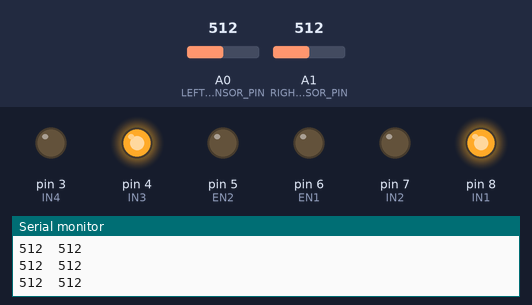
A sketch run on a simulated Arduino Uno, built with avr-gcc and run on an emulated ATmega328P. Parts: output pins drawn as LEDs (lit = HIGH), the last lines printed to the serial monitor. Inputs (shaded band) come from the test bench; at power-on: A0 (LEFT_SENSOR_PIN) = 512, A1 (RIGHT_SENSOR_PIN) = 512.

Above: at 1.2 s.
1.3 s: A0 (LEFT_SENSOR_PIN) set to 111
2.8 s: A0 (LEFT_SENSOR_PIN) set to 95
At 3.8 s:
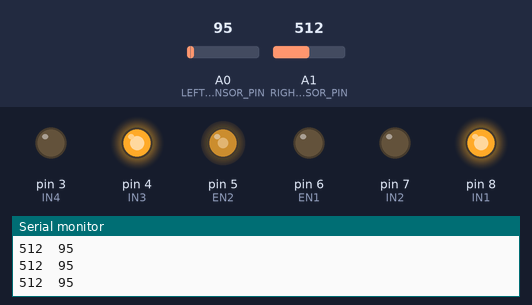
4.3 s: A1 (RIGHT_SENSOR_PIN) set to 106
7.3 s: A1 (RIGHT_SENSOR_PIN) set to 90
At 8.4 s:
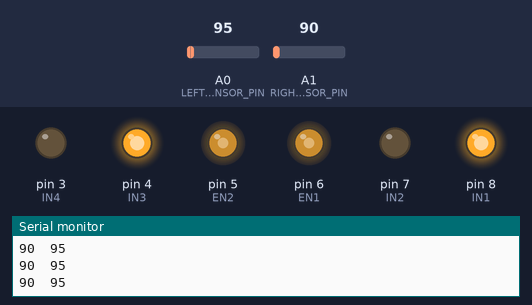
8.8 s: A0 (LEFT_SENSOR_PIN) set to 122
At 9.6 s:
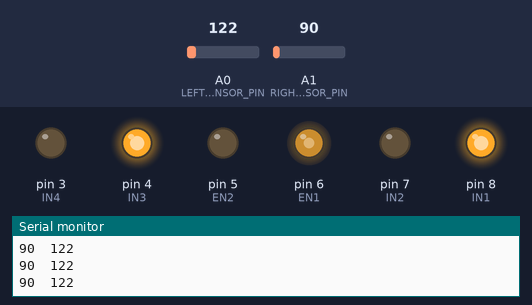
10.3 s: A0 (LEFT_SENSOR_PIN) set to 0
At 10.7 s:
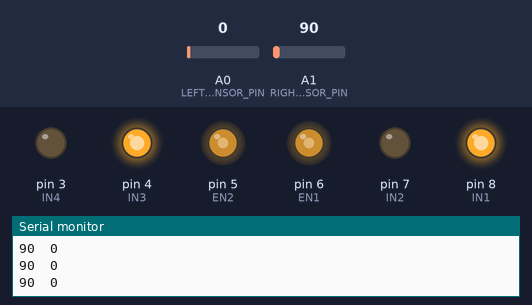
Timing chart, 0 to 12.8 s (numbered marks = the images above; inputs shaded):
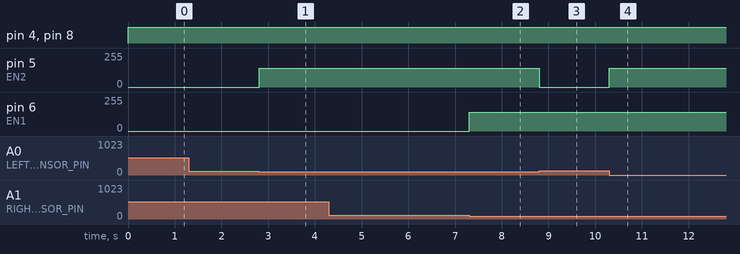

The sketch:

Line_following.ino
```cpp
#define EN1 6
#define IN1 8
#define IN2 7

#define EN2 5
#define IN3 4
#define IN4 3

#define LEFT_SENSOR_PIN A0
#define RIGHT_SENSOR_PIN A1

//создаются читаемые определения
//для вызова функции чтения датчиков линии
#define LEFT 1
#define RIGHT 0

//определяется граница между черным и белым
#define BLACK 100

//константами задаются два варианта скоростей
#define FRW 140
#define BCK 0

void setup() {
  // put your setup code here, to run once:
  pinMode(EN1, OUTPUT);
  pinMode(EN2, OUTPUT);
  pinMode(IN1, OUTPUT);
  pinMode(IN2, OUTPUT);
  pinMode(IN3, OUTPUT);
  pinMode(IN4, OUTPUT);
  Serial.begin(9600);
}

void loop() {
  Serial.print(analogRead(A1));
  Serial.print("\t");
  Serial.println(analogRead(A0));

  //возможные сочетания цветов поля под датчиками
  //описано серией условий с использованием lineSensor(),
  //которая возвращает логическое значение, соответствующее черному или белому
  if(lineSensor(LEFT) && lineSensor(RIGHT))
  //в зависимости от сочетания цветов под датчиками
  //задается сочетание скоростей левого и правого колес
    drive(FRW,FRW);
  else if(lineSensor(LEFT) && !lineSensor(RIGHT))
    drive(FRW,BCK);
  else if(!lineSensor(LEFT) && lineSensor(RIGHT))
    drive(BCK,FRW);
  else
    drive(0,0);
}

void drive(int left, int right)
{
  //значение скорости может быть вычислено автоматически
  //поэтому следует убедиться, что оно лежит в допустимом диапазоне
  left = constrain(left, -255, 255);
  right = constrain(right, -255, 255);

  //проверяется знак первого параметра
  //и в зависимости от него задается направление левого мотора
  if(left >= 0)
  {
    digitalWrite(IN1, HIGH);
    digitalWrite(IN2, LOW);
  }
  else
  {
    digitalWrite(IN1, LOW);
    digitalWrite(IN2, HIGH);
  }

  //аналогично для правого мотора
  if(right >= 0)
  {
    digitalWrite(IN3, HIGH);
    digitalWrite(IN4, LOW);
  }
  else
  {
    digitalWrite(IN3, LOW);
    digitalWrite(IN4, HIGH);
  }
  //для задания скоростей используются те же параметры,
  //но с помощью abs() берется их абсолютное значение
  analogWrite(EN2, abs(left));
  analogWrite(EN1, abs(right));

}

boolean lineSensor(int sensor)
{
  //в зависимости от того, какой датчик был запрошен
  //проверяется либо левый, либо правый датчик
  if(sensor == LEFT)
  {
     //в зависимости от того, превосходит ли значение,
     //полученное на датчике, пороговое значение
     //возвращается истина или ложь, т.е. "белое" или "черное"
     if(analogRead(LEFT_SENSOR_PIN) > BLACK)
       return false;
     else
       return true;
  }
  else if(sensor == RIGHT)
  {
     if(analogRead(RIGHT_SENSOR_PIN) > BLACK)
       return false;
     else
       return true;
  }
}
```

Measured:
- the behaviour switches between 101 and 100 on A0 (LEFT_SENSOR_PIN) (found by bisection; images 0 and 1)
- the behaviour switches between 101 and 100 on A1 (RIGHT_SENSOR_PIN) (found by bisection; images 1 and 2)
- after the input at 2.8 s, pin 5 (EN2): 0/255 → 140/255 at once
- after the input at 7.3 s, pin 6 (EN1): 0/255 → 140/255 at once
- after the input at 8.8 s, pin 5 (EN2): 140/255 → 0/255 at once
- after the input at 10.3 s, pin 5 (EN2): 0/255 → 140/255 at once
